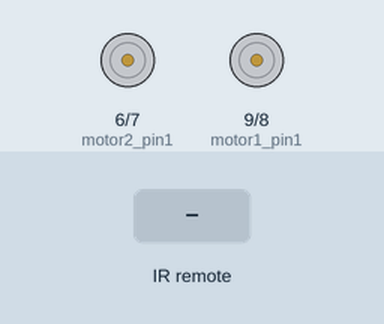
Recording of a sketch running on a simulated Arduino Uno, built with avr-gcc and run on an emulated ATmega328P. Parts: motor-driver pin pairs drawn as motors (green arrow = first pin HIGH = forward, orange = second pin HIGH = backward, longer = more drive). Inputs (shaded band) come from the test bench.

Above: at 1.2 s.
1.3 s: infrared code 0xFF629D received
At 2.5 s:
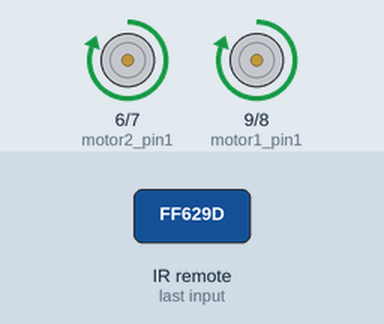
2.8 s: infrared code 0xFFA857 received
At 3.9 s:
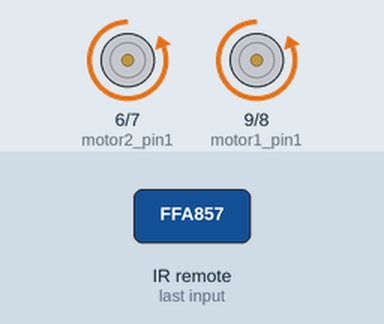
4.3 s: infrared code 0xFF22DD received
At 5.0 s:
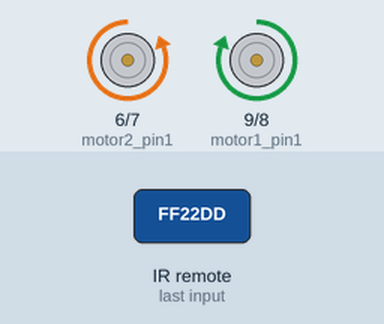
5.8 s: infrared code 0xFFC23D received
At 6.2 s:
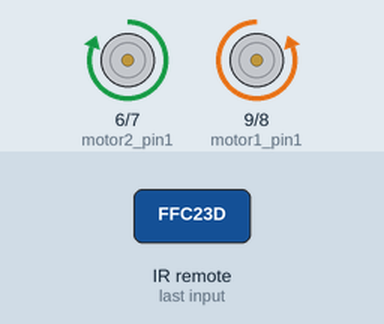
Timing chart, 0 to 8.3 s (numbered marks = the images above; inputs shaded):
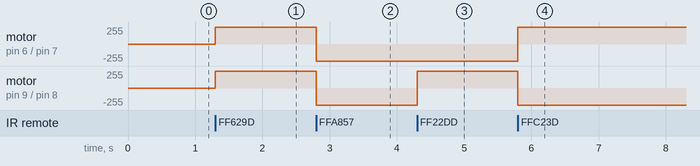

The sketch:

car.ino
```cpp
#include <IRremote.h>

// Define os pinos utilizados pelo módulo de IR
int IR_PIN = 11;
IRrecv irrecv(IR_PIN);
decode_results results;

// Define os pinos do motor do carrinho
int motor1_pin1 = 9;
int motor1_pin2 = 8;
int motor2_pin1 = 6;
int motor2_pin2 = 7;

void setup()
{
  // Inicializa o módulo de IR
  irrecv.enableIRIn();

  // Configura os pinos dos motores como saídas
  pinMode(motor1_pin1, OUTPUT);
  pinMode(motor1_pin2, OUTPUT);
  pinMode(motor2_pin1, OUTPUT);
  pinMode(motor2_pin2, OUTPUT);
}

void loop()
{
  if (irrecv.decode(&results))
  {
    // Comando para frente
    if (results.value == 0xFF629D)
    {
      digitalWrite(motor1_pin1, HIGH);
      digitalWrite(motor1_pin2, LOW);
      digitalWrite(motor2_pin1, HIGH);
      digitalWrite(motor2_pin2, LOW);
    }
    // Comando para trás
    else if (results.value == 0xFFA857)
    {
      digitalWrite(motor1_pin1, LOW);
      digitalWrite(motor1_pin2, HIGH);
      digitalWrite(motor2_pin1, LOW);
      digitalWrite(motor2_pin2, HIGH);
    }
    // Comando para esquerda
    else if (results.value == 0xFF22DD)
    {
      digitalWrite(motor1_pin1, HIGH);
      digitalWrite(motor1_pin2, LOW);
      digitalWrite(motor2_pin1, LOW);
      digitalWrite(motor2_pin2, HIGH);
    }
    // Comando para direita
    else if (results.value == 0xFFC23D)
    {
      digitalWrite(motor1_pin1, LOW);
      digitalWrite(motor1_pin2, HIGH);
      digitalWrite(motor2_pin1, HIGH);
      digitalWrite(motor2_pin2, LOW);
    }

    // Reinicia o módulo de IR para o próximo comando
    irrecv.resume();
  }
}
```

Measured:
- after the input at 1.3 s, motor on pin 6 (motor2_pin1) / pin 7 (motor2_pin2), motor on pin 9 (motor1_pin1) / pin 8 (motor1_pin2): stopped → forward 255/255 at once
- after the input at 2.8 s, motor on pin 6 (motor2_pin1) / pin 7 (motor2_pin2), motor on pin 9 (motor1_pin1) / pin 8 (motor1_pin2): forward 255/255 → backward 255/255 at once
- after the input at 4.3 s, motor on pin 9 (motor1_pin1) / pin 8 (motor1_pin2): backward 255/255 → forward 255/255 at once
- after the input at 5.8 s, motor on pin 6 (motor2_pin1) / pin 7 (motor2_pin2): backward 255/255 → forward 255/255 at once; motor on pin 9 (motor1_pin1) / pin 8 (motor1_pin2): forward 255/255 → backward 255/255 at once
